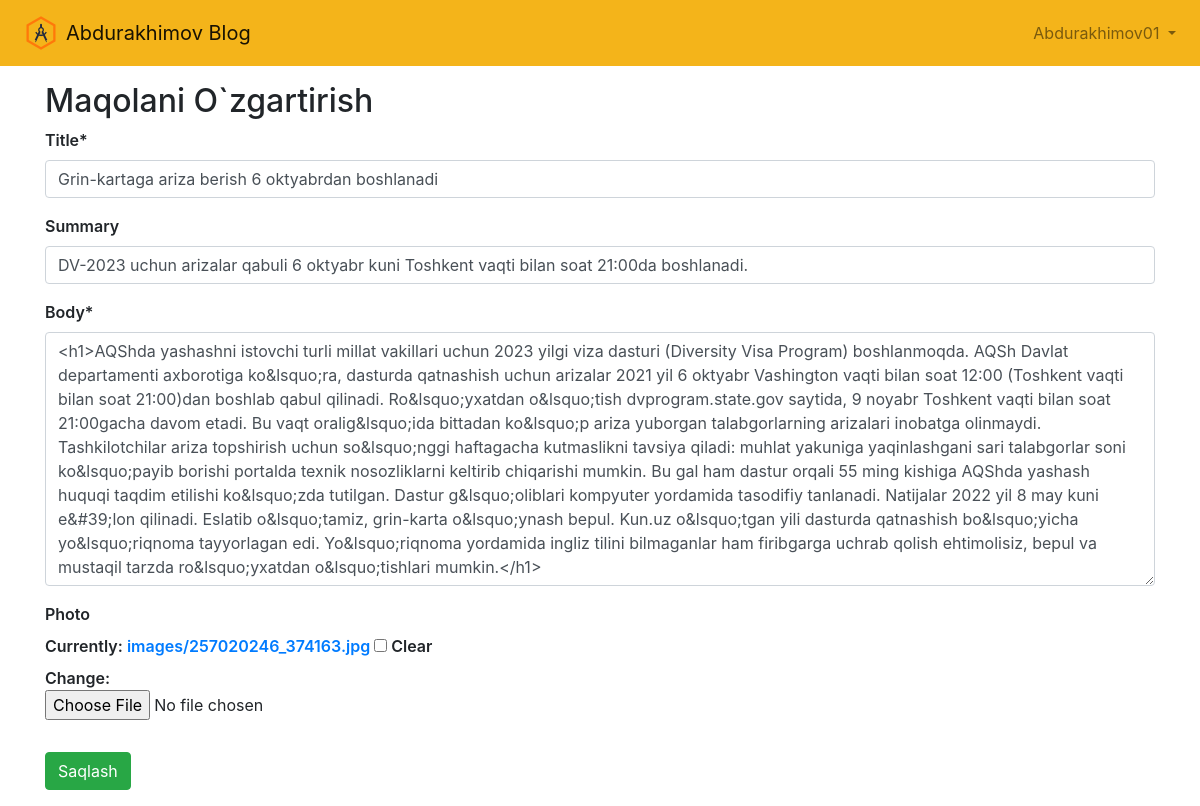
Screenshot of /article/3/edit (signed in) with the database file from the repository.
### accounts/models.py (models this page shows)
class CustomUser(AbstractUser):
    age = models.PositiveIntegerField(null=True, blank=True)
    address  = models.CharField(max_length=200, null=True, blank=True)

### article/models.py (models this page shows, shortened)
class Article(models.Model):
    title = models.CharField(max_length=150)
    summary = models.CharField(max_length=200, blank=True)
    body = RichTextField()
    photo = models.ImageField(upload_to='images/', blank=True)
    date = models.DateTimeField(auto_now_add=True)
    author = models.ForeignKey(
        get_user_model(),
        on_delete=models.CASCADE,
    )

### article/views.py (the view)
# urls.py: path('<int:pk>/edit', ArticleUpdate.as_view(), name='article_edit'),
class ArticleUpdate(LoginRequiredMixin,UserPassesTestMixin, UpdateView):
    model = Article
    fields = ('title', 'summary', 'body', 'photo')
    template_name = 'article_edit.html'
    def test_func(self):
        if self.request.user.is_superuser:
            return True
        if self.request.user.is_staff:
            return True

### templates/article_edit.html (shortened to what this page needs)
{% extends 'base.html' %}
{% load crispy_forms_tags %}
{% block content %}
<h2>Maqolani O`zgartirish</h2>
<form method="post" enctype="multipart/form-data">{% csrf_token %}
    {{ form|crispy }}
    <button class="btn btn-success mt-3" type="submit">Saqlash</button>
</form>
{% endblock content %}

### templates/base.html (shortened to what this page needs)
{% load static  %}
<!DOCTYPE html>
<html lang="en">
<head>
    <link rel="stylesheet" href="https://cdn.jsdelivr.net/npm/bootstrap@4.5.3/dist/css/bootstrap.min.css">
</head>
<body>
        <nav class="navbar navbar-expand-lg navbar-light" style="background-color: #F4B41A;">
                <img src="/media/logo/logo.png" width="50" height="50" class="d-inline-block align-top" alt="">
                <a class="navbar-brand" href="{% url 'home' %}">
                Abdurakhimov Blog
            </a>
            <div class="collapse navbar-collapse" id="navbarSupportedContent">
                {% if user.is_authenticated %}
                    <ul class="navbar-nav ml-auto">
                        <li class="nav-item">
                            <a class="nav-link dropdown-toggle" href="#"
                                id="navbarDropdown" role="button" data-toggle="dropdown"
                                aria-haspopup="true" aria-expanded="false">
                                {{ user.username | title }}
                            </a>
                        </li>
                    </ul>
                {% else %}
                    <form class="form-inline ml-auto">
                        <a href="{% url 'login' %}" class="btn btn-outline-light">Kirish</a>
                        <a href="{% url 'signup' %}" class="btn btn-primary ml-2">Ro'yxatdan o'tish</a>
                    </form>
                {% endif %}
            </div>
        </nav>
    <main>
     <div class="container mt-3" style="font-weight:600">
    {% block content %}
    {% endblock content %}
     </div>
    </main>
</body>
</html>

### rows the page displays
CustomUser: username "Abdurakhimov01"
Article: title "Grin-kartaga ariza berish 6 oktyabrdan boshlanadi", summary "DV-2023 uchun arizalar qabuli 6 oktyabr kuni Toshkent vaqti bilan soat 21:00da boshlanadi.", body "<h1>AQShda yashashni istovchi turli millat vakillari uchun 2023 yilgi viza dasturi (Diversity Visa Program) boshlanmoqda. AQSh Davlat departamenti axborotiga ko&lsquo;ra, dasturda qatnashish uchun arizalar 2021 yil 6 oktyabr Vashington vaqti bilan soat 12:00 (Toshkent vaqti bilan soat 21:00)dan boshlab qabul qilinadi. Ro&lsquo;yxatdan o&lsquo;tish dvprogram.state.gov saytida, 9 noyabr Toshkent vaqti bilan soat 21:00gacha davom etadi. Bu vaqt oralig&lsquo;ida bittadan ko&lsquo;p ariza yuborgan talabgorlarning arizalari inobatga olinmaydi. Tashkilotchilar ariza topshirish uchun so&lsquo;nggi haftagacha kutmaslikni tavsiya qiladi: muhlat yakuniga yaqinlashgani sari talabgorlar soni…"
